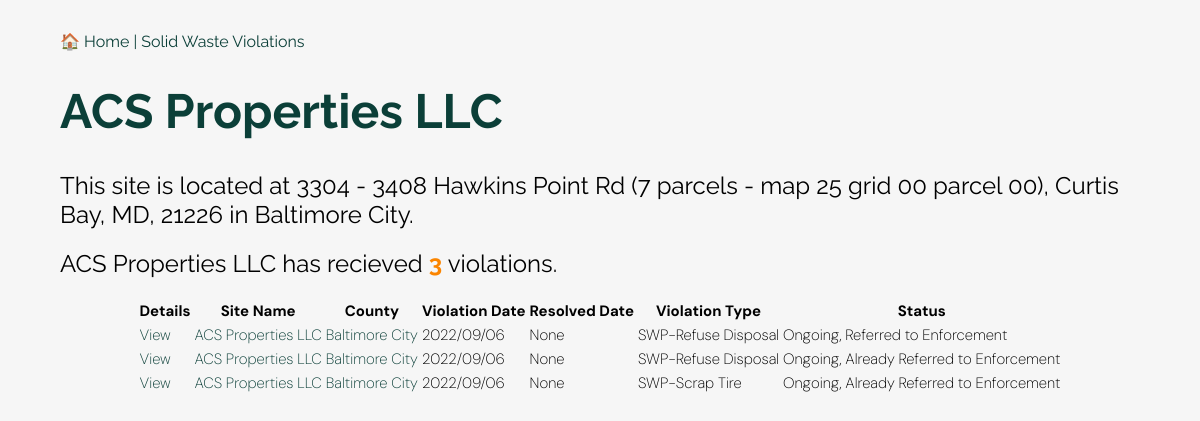
The app's page /site/168668, older data.
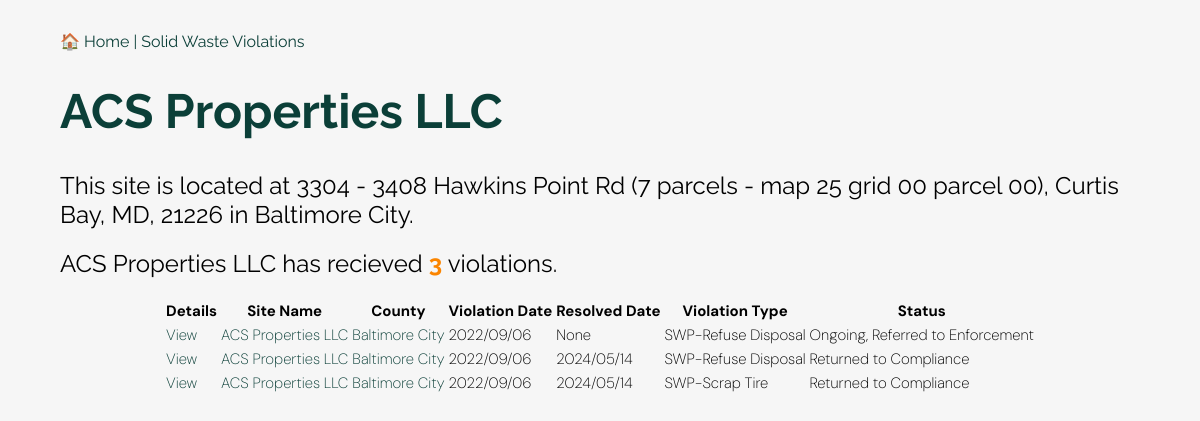
The same page, newer data.
### app.py (models this page shows)
class Violation(Model):
    site_no = CharField()
    site_name = CharField()
    street_address = CharField()
    city_state_zip = CharField()
    county = CharField()
    media = CharField()
    violation_date = DateTimeField()
    status = CharField()
    resolved_date = DateTimeField()
    violation = CharField()
    id = CharField(primary_key=True, unique=True)
    @property
    def county_obj(self):
        return County.get(County.county == self.county)
    class Meta:
        table_name = "violations"
        database = db

### app.py (the view)
@app.route("/site/<site_no>")
def site(site_no):
    template = 'site.html'
    site_number = Violation.get(Violation.site_no == site_no)
    total_violations = (Violation
                        .select()
                        .where(Violation.site_no == site_no)
                        .count())
    violation_list = Violation.select().where(
        Violation.site_no == site_no
    ).order_by(Violation.violation_date.desc())
    site_violation_count = violation_list.count()
    return render_template(template,
    site_name = site_number.site_name,
    street_address = site_number.street_address,
    county = site_number.county,
    city_state_zip = site_number.city_state_zip,
    violation_list = violation_list,
    site_violation_count = site_violation_count,
    )

### templates/site.html (shortened to what this page needs)
<!doctype html>
<html>
  <head>
    <link href="https://cdn.datatables.net/v/dt/dt-2.0.7/r-3.0.2/datatables.min.css" rel="stylesheet">
    <link rel="stylesheet" href="{{ url_for('static', filename='style.css') }}">
  </head>
  <body>
      <div class="jumbotron">
        <div class="container">
          <nav class="navbar navbar-expand-lg navbar-dark bg-dark">
            <a class="navbar-brand" href="/">&#127968 Home | Solid Waste Violations</a>
          </nav>
          <h1>{{ site_name }}</h1>
          <h2>This site is located at {{ street_address }}, {{ city_state_zip }} in {{ county }}.</h2>
          <h2>{{ site_name }} has recieved <div class="total">{{ site_violation_count }}</div> violations.</h2>
          <table id="violations" class="display">
            <thead>
            <tr>
              <th>Details</th>
              <th>Site Name</th>
              <th>County</th>
              <th>Violation Date</th>
              <th>Resolved Date</th>
              <th>Violation Type</th>
              <th>Status</th>
          </tr>
        </thead>
        <tbody>
          {% for violation in violation_list %}
          <tr>
            <td><a href="{{ url_for('detail', id=violation.id) }}">View</a></td>
            <td><a href="{{ url_for('site', site_no=violation.site_no) }}">{{ violation.site_name }}</a></td>
            <td><a href="{{ url_for('county', slug=violation.county_obj.slug) }}">{{ violation.county }}</td>
            <td>{{ violation.violation_date if violation.violation_date not in ['', 'None'] else 'None' }}</td>
            <td>{{ violation.resolved_date if violation.resolved_date not in ['', 'None'] else 'None' }}</td>
            <td>{{ violation.media }}</td>
            <td>{{ violation.status }}</td>
          </tr>
          {% endfor %}
        </tbody>
        </table>
        </div>
      </div>
  </body>
</html>

### static/style.css (style rules this page uses)
table { font-size: 15px; font-family: 'DM Sans', sans-serif; font-weight: 200; table-layout: fixed; margin: auto; }
.container { width: 90%; margin: auto; overflow-x: auto; }
tr, td, th { border-color: #f2f2f2; box-sizing: border-box; }
body { margin: 0 auto; padding: 0; font-family: 'Raleway', sans-serif; background-color: #F6F6F6; max-width: 1200px; margin-top: 2em; margin-bottom: 1em; }
h1 { color: #0B3F38; font-size: 3em; }
.total { font-weight: bold; color: #fb8500; display: inline; }
a { text-decoration: none; color: #0B3F38; }
h1 { font-size: 3em; }
h2 { font-weight: normal; }

Row changes from the older to the newer data that the page shows:
changed Violation (number 2 of 3 on the later page): resolved_date "None" → "2024/05/14"; status "Ongoing, Already Referred to Enforcement" → "Returned to Compliance"
changed Violation "SWP-Scrap Tire": resolved_date "None" → "2024/05/14"; status "Ongoing, Already Referred to Enforcement" → "Returned to Compliance"
